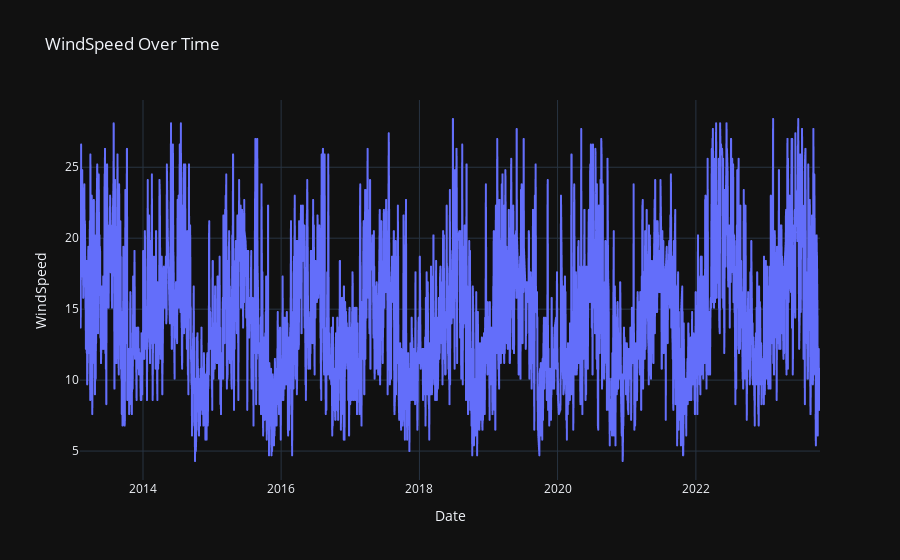

Notebook code for this chart:
### Markdown cell above
---

How WindSpeed changes over Time?

---

### Code cell
fig = px.line(df, x='datetime_converted', y='windspeed', title='WindSpeed Over Time',template='plotly_dark')
fig.update_layout(xaxis_title='Date', yaxis_title='WindSpeed')
fig.show()

### Figure 1 — Plotly figure (JSON) as saved in the notebook; plotly's stock layout.template omitted (floating-point values rounded to 4 significant figures; data arrays with more than 128 entries replaced by an {"elided": "..."} marker saying what was removed)
{"data": [{"hovertemplate": "datetime_converted=%{x}<br>windspeed=%{y}<extra></extra>", "legendgroup": "", "line": {"color": "#636efa", "dash": "solid"}, "marker": {"symbol": "circle"}, "mode": "lines", "name": "", "showlegend": false, "type": "scattergl", "x": {"elided": "3326 str values"}, "xaxis": "x", "y": {"elided": "3326 float values"}, "yaxis": "y"}], "layout": {"autosize": true, "legend": {"tracegroupgap": 0}, "title": {"text": "WindSpeed Over Time"}, "xaxis": {"anchor": "y", "autorange": true, "domain": [0, 1], "range": ["2013-02-02", "2023-10-19"], "title": {"text": "Date"}, "type": "date"}, "yaxis": {"anchor": "x", "autorange": true, "domain": [0, 1], "range": [2.961, 29.74], "title": {"text": "WindSpeed"}, "type": "linear"}}}
